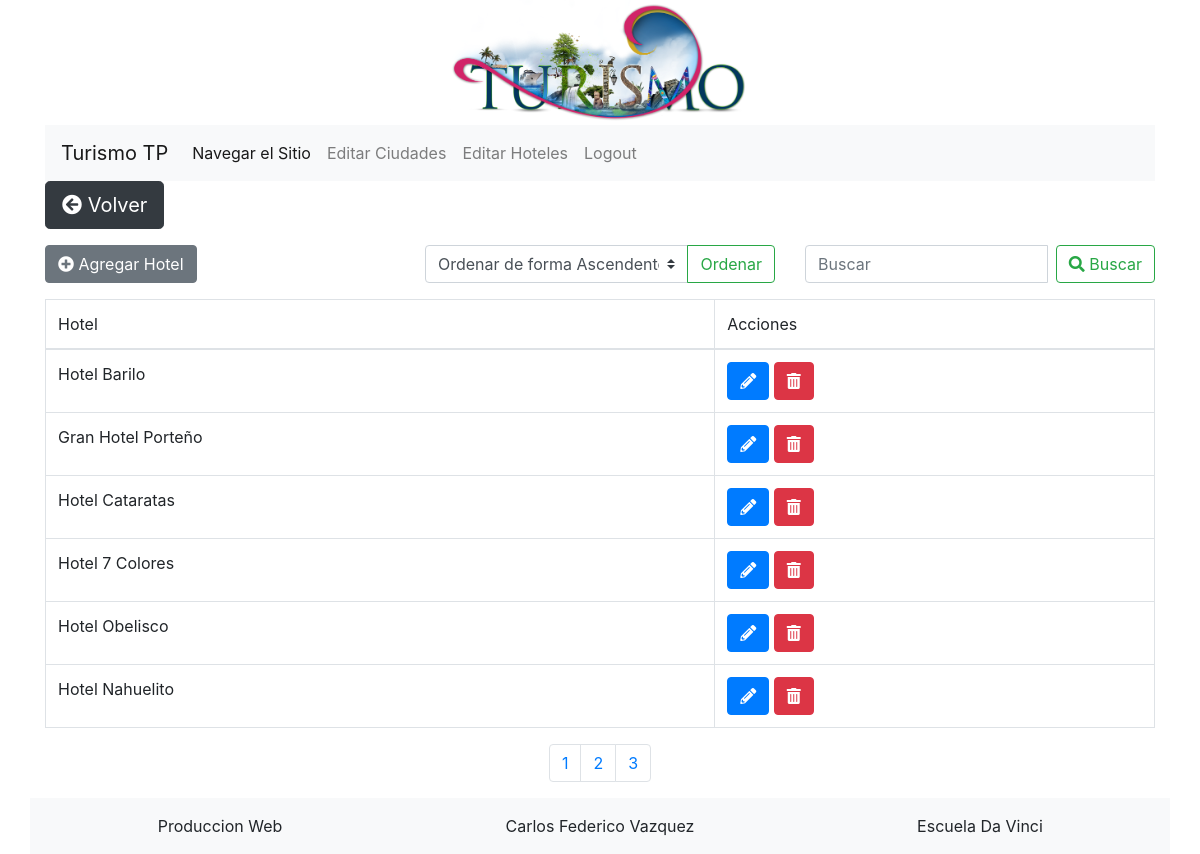
Screenshot of /admin/php/controllers/Hotel/ABMHotel.controller.php (signed in) with the database file from the repository.
### tables this page shows
CREATE TABLE `hoteles` (
  `id_hotel` int(11) NOT NULL,
  `nombre` varchar(30) NOT NULL,
  `direccion` varchar(30) NOT NULL,
  `categoria` varchar(30) NOT NULL,
  `imagen` varchar(30) NOT NULL,
  `id_ciudad` int(11) NOT NULL,
  `descripcion` varchar(500) NOT NULL
);

### admin/php/controllers/Hotel/ABMHotel.controller.php (called while the page is built, shortened)
<?php
require __DIR__ . '/../../conn.php';
require __DIR__ . '/../../modelos/Hotel.php';
require __DIR__. '/../../../../header.php';
$hotel = new Hotel;
$hoteles= $hotel->getAll();
$total = $hotel->getAllCount();
$cuantos = 6;
$botones = ceil($total / $cuantos);
require __DIR__ . '/../../../views/Hotel/ABMHotel.php';
?>

### admin/php/conn.php (called while the page is built)
<?php
class DB {
    public static function getConn(){
        try {
            $db = new PDO('mysql:dbname=turismo;host=localhost;charset=utf8', 'root', '');
        } catch(PDOException $e) {
            $db = null;
            echo '<h1>Error de conexión</h1>';
            exit;
        }
        return $db;
    }
}

### admin/php/modelos/Hotel.php (called while the page is built, shortened)
<?php
class Hotel{
    private $db;
    public function __construct(){
    $this->db = DB::getConn();
    }
    public function getAll($cuantos = 6)
    {
        $sql = 'SELECT * FROM hoteles ';
            $pagina = $_GET['pagina'] ?? 1;
            $desde = ($pagina -1) * $cuantos;
            $sql .= " limit $cuantos offset $desde";
        $query = $this->db->prepare($sql);
        $query->execute();
        return $query->fetchAll(PDO::FETCH_OBJ);
    }
    public function getAllCount()
    {
        $sql = 'SELECT count(id_hotel) as total FROM hoteles';
        $query = $this->db->prepare($sql);
        $query->execute();
        return $query->fetch(PDO::FETCH_COLUMN);
    }
}

### admin/views/Hotel/ABMHotel.php (the view, shortened to what this page needs)
<!DOCTYPE html>
<html lang="es">
<head>
    <link rel="stylesheet" href="https://stackpath.bootstrapcdn.com/bootstrap/4.5.2/css/bootstrap.min.css">
    <link rel="stylesheet" href="https://cdnjs.cloudflare.com/ajax/libs/font-awesome/5.15.1/css/all.min.css">
    <link rel="stylesheet" href="/TP2-Turismo/css/estilos.css">
</head>
<body>
    <div class="container">
            <button type="button" class="btn btn-dark btn-lg">
               <i class="fas fa-arrow-circle-left"></i>
                <a class="volver" href="<?=$_SERVER["HTTP_REFERER"]?>">Volver</a>
            </button>
                    <div class="row my-3">
                        <div class="  col-4">
                            <a href="/TP2-Turismo/admin/php/controllers/Hotel/agregarHotel.controller.php" class="btn btn-secondary"><i class="fas fa-plus-circle"></i>  Agregar Hotel</span></a></td>
                        </div>
                        <div class=" col-4 text-center ">
                            <form action="ABMHotel.controller.php" method="GET">
                                <div class="input-group">
                                    <select class="custom-select" name="orden">
                                        <option value="asc" selected>Ordenar de forma Ascendente</option>
                                    </select>
                                    <div class="input-group-append">
                                        <button class="btn btn-outline-success my-2 my-sm-0" type="submit">Ordenar</button>
                                    </div>
                                </div>
                            </form>
                         </div>
                        <div class=" col-4 text-right">
                                <form class="form-inline my-2 my-lg-0 " method="GET" action="/TP2-Turismo/admin/php/controllers/Hotel/ABMHotel.controller.php">
                                    <div class="input-group">
                                        <input class="form-control mr-2" type="search" name="busqueda"  placeholder="Buscar" aria-label="Search">
                                        <button class="btn btn-outline-success my-2 my-sm-0" type="submit"><i class="fas fa-search"></i> Buscar</button>
                                    </div>
                                </form>
                        </div>
                    </div>
                <table class="table table-bordered striped">
                    <thead>
                        <tr>
                            <td>Hotel</td>
                            <td>Acciones</td>
                        </tr>
                    </thead>
                    <tbody>
                         <?php foreach($hoteles as $hotel): ?>
                            <tr>
                                <td><?php echo $hotel->nombre; ?></td>
                                <td>
                                    <a href="/TP2-Turismo/admin/php/controllers/Hotel/editHotel.controller.php?id_hotel=<?php echo $hotel->id_hotel?>" class="btn btn-primary"><i class="fas fa-pencil-alt"></i></a>
                                    <a href="/TP2-Turismo/admin/php/controllers/Hotel/deleteHotel.controller.php?id_hotel=<?php echo $hotel->id_hotel?>" class="btn btn-danger"><i class="fas fa-trash-alt"></i></a>
                                </td>
                            </tr>
                       <?php endforeach; ?>
                    </tbody>
                </table>
                    <nav aria-label="Page navigation example">
                        <ul class="pagination justify-content-center">
                            <?php for($i =1; $i<=$botones; $i++):?><li class="page-item"><a class="page-link" href="/TP2-Turismo/admin/php/controllers/Hotel/ABMHotel.controller.php?<?php if(isset($_GET['busqueda'])):?><?php echo 'busqueda='.$_GET['busqueda'].'&'; endif;?><?php if(isset($_GET['orden'])):?><?php echo 'orden='.$_GET['orden'].'&'; endif;?>pagina=<?php echo $i;?>"><?php echo $i;?></a></li>
                            <?php endfor;?>
                        </ul>
                    </nav>
    </div>
<?php require __DIR__ .'/../../../footer.php';?>

### css/estilos.css (style rules this page uses)
.volver { text-decoration: none; color:white; }
a { color: black; }

### rows the page displays
hoteles: nombre "Hotel Barilo"
hoteles: nombre "Gran Hotel Porteño"
hoteles: nombre "Hotel Cataratas"
hoteles: nombre "Hotel 7 Colores"
hoteles: nombre "Hotel Obelisco"
hoteles: nombre "Hotel Nahuelito"
